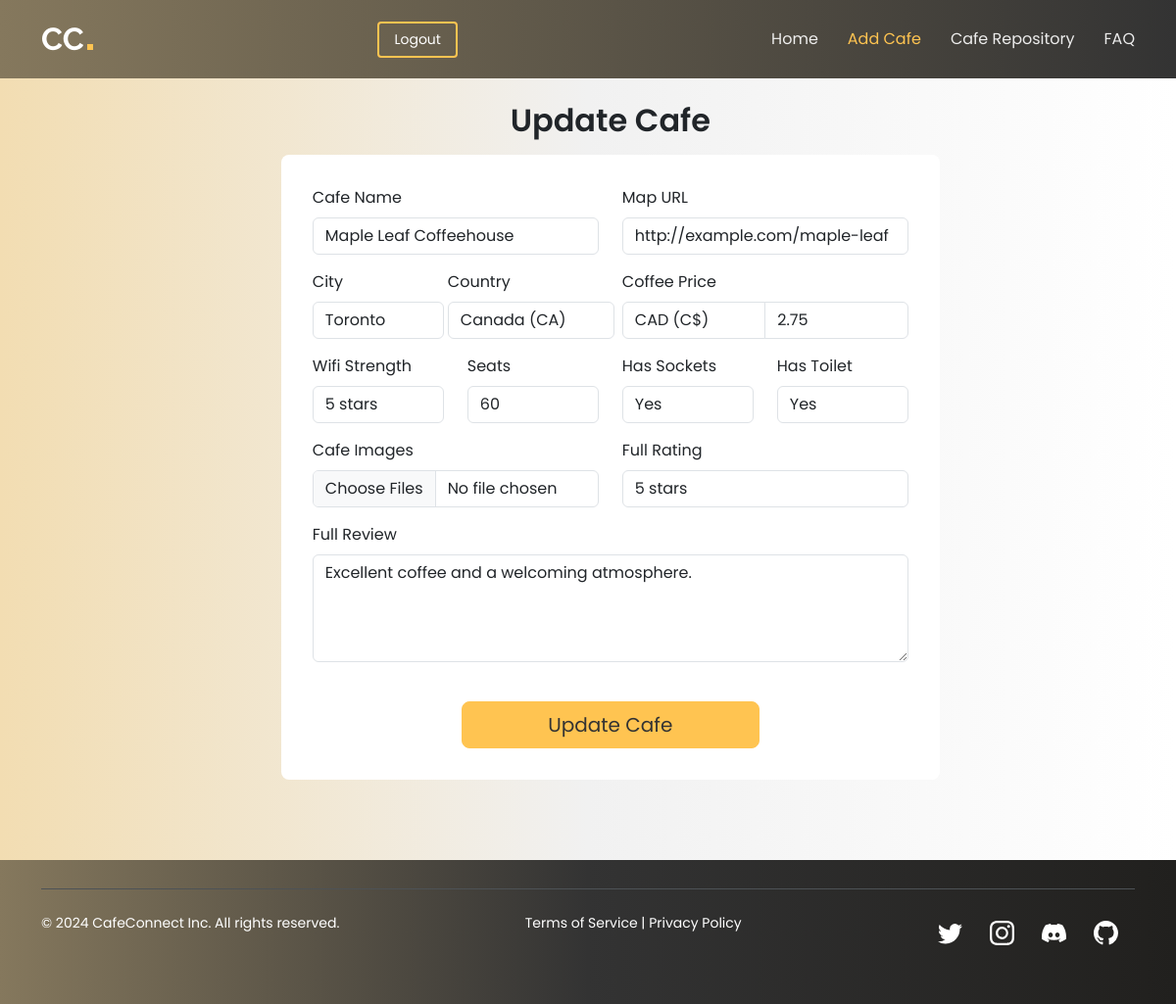
Screenshot of /update/7 (signed in) with the database file from the repository.
### app/main/models.py (models this page shows, shortened)
class Cafe(db.Model):
    id = db.Column(db.Integer, primary_key=True)
    name = db.Column(db.String(30), unique=True, nullable=False)
    map_url = db.Column(db.String(350), nullable=False)
    city = db.Column(db.String(30), nullable=False)
    country = db.Column(db.String(20), nullable=False)
    currency = db.Column(db.String(10), nullable=True)
    coffee_price = db.Column(db.String(10), nullable=False)
    wifi_strength = db.Column(db.Integer, nullable=True)
    seats = db.Column(db.Integer, nullable=False)
    has_sockets = db.Column(db.Boolean, nullable=False)
    has_toilet = db.Column(db.Boolean, nullable=False)
    images = db.Column(db.String, nullable=True)
    full_review = db.Column(db.String(300), nullable=True)
    full_rating = db.Column(db.Integer, nullable=False)

### app/main/routes.py (the view, shortened to what this page needs)
@main.route('/update/<int:cafe_id>', methods=['GET', 'PATCH', 'POST'])
@login_required
@admin_required
def update_cafe(cafe_id):
    cafe = Cafe.query.get(cafe_id)
    if not cafe:
        flash('Cafe not found!', 'error')
        return redirect(url_for('main.give_feedback', action='notfound'))
    form = CafeForm(obj=cafe)
    if request.method == 'GET':
        return render_template('update.html', form=form, cafe=cafe)
    return render_template('update.html', form=form, cafe=cafe)

### app/main/__init__.py (called while the page is built)
@login_manager.user_loader
def load_user(user_id):
    from app.main.models import User
    return User.query.get(int(user_id))

### app/main/routes.py (called while the page is built)
def admin_required(func):
    @wraps(func)
    def wrapper(*args, **kwargs):
        if not current_user.is_authenticated:
            return jsonify({'message': 'Authentication required! Please log in.'}), 401
        if not current_user.is_admin:
            return jsonify({'message': 'Access denied! Admin privileges required.'}), 403
        return func(*args, **kwargs)
    return wrapper

### app/main/templates/update.html (shortened to what this page needs)
<!DOCTYPE html>
<html lang="en">
<head>
    <link href="../static/css/bootstrap/vendor_1/bootstrap.min.css" rel="stylesheet">
    <link href="../static/css/bootstrap/vendor_2/bootstrap-icons/bootstrap-icons.css" rel="stylesheet">
    <link href="../static/css/bootstrap/vendor_2/aos/aos.css" rel="stylesheet">
    <link href="https://unpkg.com/aos@2.3.4/dist/aos.css" rel="stylesheet">
    <link href="../static/css/custom/custom.css" rel="stylesheet">
    <link href="../static/css/custom/main.css" rel="stylesheet">
</head>
<body>
    <header class="header d-flex align-items-center fixed-top" id="header">
        <div class="container-fluid container-xl position-relative d-flex align-items-center justify-content-between">
            <a class="logo d-flex align-items-center me-auto me-lg-0" href="{{ url_for('main.home') }}">
                <h1 class="sitename">CC</h1>
                <span class="square-period-logo"></span>
            </a>
            <nav class="navmenu" id="navmenu">
                <ul>
                    <li><a href="{{ url_for('main.home') }}">Home</a></li>
                    <li class="active"><a href="{{ url_for('main.add_cafe') }}">Add Cafe</a></li>
                    <li><a href="{{ url_for ('main.get_all_cafes') }}">Cafe Repository</a></li>
                    <li><a href="#">FAQ</a></li>
                </ul>
            </nav>
            <a class="btn-getstarted" href="{{ url_for('main.logout') }}">Logout</a>
        </div>
    </header>
    <main>
        <div class="container">
            <div class="row justify-content-center">
                <div class="col-md-8 custom-offset-md">
                    <div class="form-container">
                        <h2 class="h2" style="font-family: var(--nav-font)">Update Cafe</h2>
                        <form action="{{ url_for('main.update_cafe', cafe_id=cafe.id) }}" enctype="multipart/form-data"
                              id="updateCafeForm" method="POST">
                            <div class="row mb-3">
                                <div class="col-md-6" id="nameDiv">
                                    <label class="form-label" for="nameDiv">Cafe Name</label>
                                    {{ form.name(class_="form-control", placeholder="Enter cafe name") }}
                                </div>
                                <div class="col-md-6" id="mapUrlDiv">
                                    <label class="form-label" for="mapUrlDiv">Map URL</label>
                                    {{ form.map_url(class_="form-control", placeholder="Enter map URL") }}
                                </div>
                            </div>
                            <div class="row mb-3">
                                <div class="col-md-6">
                                    <div class="row">
                                        <div class="col-md-6" id="cityDiv">
                                            <label class="form-label" for="cityDiv">City</label>
                                            {{ form.city(class_="form-control", placeholder="Enter city") }}
                                        </div>
                                        <div class="col-md-6" id="countryDiv">
                                            <label class="form-label" for="countryDiv">Country</label>
                                            {{ form.country(class_="form-control", placeholder="Enter country") }}
                                        </div>
                                    </div>
                                </div>
                                <div class="col-md-6">
                                    <label class="form-label" for="currencyDiv">Coffee Price</label>
                                    <div class="input-group" id="currencyDiv">
                                        {{ form.currency(class_="form-control") }}
                                        {{ form.coffee_price(class_="form-control", placeholder="Price") }}
                                    </div>
                                </div>
                            </div>
                            <div class="row mb-3">
                                <div class="col-md-6">
                                    <div class="row">
                                        <div class="col-md-6" id="wifiStrengthDiv">
                                            <label class="form-label" for="wifiStrengthDiv">Wifi Strength</label>
                                            {{ form.wifi_strength(class_="form-control") }}
                                        </div>
                                        <div class="col-md-6" id="seatsDiv">
                                            <label class="form-label" for="seatsDiv">Seats</label>
                                            {{ form.seats(class_="form-control", placeholder="") }}
                                        </div>
                                    </div>
                                </div>
                                <div class="col-md-6">
                                    <div class="row">
                                        <div class="col-md-6" id="hasSocketsDiv">
                                            <label class="form-label" for="hasSocketsDiv">Has Sockets</label>
                                            {{ form.has_sockets(class_="form-control") }}
                                        </div>
                                        <div class="col-md-6" id="hasToiletDiv">
                                            <label class="form-label" for="hasToiletDiv">Has Toilet</label>
                                            {{ form.has_toilet(class_="form-control") }}
                                        </div>
                                    </div>
                                </div>
                            </div>
                            <div class="row mb-3">
                                <div class="col-md-6" id="imageDiv">
                                    <label class="form-label" for="imageDiv">Cafe Images</label>
                                    {{ form.images(class_="form-control", placeholder="Upload images", multiple=True) }}
                                </div>
                                <div class="col-md-6" id="fullRatingDiv">
                                    <label class="form-label" for="fullRatingDiv">Full Rating</label>
                                    {{ form.full_rating(class_="form-control", placeholder="") }}
                                </div>
                            </div>
                            <div class="row mb-3">
                                <div class="col-md-12" id="fullReviewDiv">
                                    <label class="form-label" for="fullReviewDiv">Full Review</label>
                                    {{ form.full_review(class_="form-control", rows="4") }}
                                </div>
                            </div>
                            <button class="btn btn-primary btn-lg py-2 get-started-btn"
                                    style="width: 50%; display: block; margin: 0 auto; margin-top: 2.5rem;"
                                    type="submit">
                                Update Cafe
                            </button>
                        </form>
                    </div>
                </div>
            </div>
        </div>
    </main>
    <footer class="footer text-white" data-bs-theme="dark">
        <div class="container text-center">
            <div class="d-flex flex-column flex-sm-row justify-content-between py-4 my-4 border-top"
                 style="border-color: #4D5256 !important">
                <p>&copy; 2024 CafeConnect Inc. All rights reserved.</p>
                <p class="mb-0">
                    <a class="terms-footer" href="#">Terms of Service</a> |
                    <a class="terms-footer" href="#">Privacy Policy</a>
                </p>
                <div class="social-links d-flex">
                    <a class="twitter d-flex align-items-center justify-content-center" href="#">
                        <svg class="bi" height="24" width="24">
                            <use xlink:href="#twitter"></use>
                        </svg>
                    </a>
                    <a class="instagram d-flex align-items-center justify-content-center" href="#">
                        <svg class="bi" height="24" width="24">
                            <use xlink:href="#instagram"></use>
                        </svg>
                    </a>
                    <a class="discord d-flex align-items-center justify-content-center" href="#">
                        <svg class="bi" height="24" width="24">
                            <use xlink:href="#discord"></use>
                        </svg>
                    </a>
                    <a class="github d-flex align-items-center justify-content-center" href="#">
                        <svg class="bi" height="24" width="24">
                            <use xlink:href="#github"></use>
                        </svg>
                    </a>
                </div>
            </div>
        </div>
    </footer>
</body>
</html>

### app/main/static/css/custom/custom.css (style rules this page uses)
.get-started-btn { background-color: var(--accent-color); border-color: var(--accent-color); color: #333333; }
.social-links a { background-color: transparent !important; padding: 0; border: none; margin-left: 3px; display: flex; align-items: center; justify-content: center; }
.social-links svg { fill: #ffffff; width: 25px; height: 25px; }
.terms-footer { color: white; }

### app/main/static/css/custom/main.css (style rules this page uses)
:root { --default-font: "Poppins", system-ui, -apple-system, "Segoe UI", Roboto, "Helvetica Neue", Arial, "Noto Sans", "Liberation Sans", sans-serif, "Apple Color Emoji", "Segoe UI Emoji", "Segoe UI Symbol", "Noto Color Emoji"; --heading-font: "Raleway", sans-serif; --nav-font: "Poppins", sans-serif; }
:root { --background-color: #333; --default-color: #444444; --heading-color: #151515; --accent-color: #ffc451; --contrast-color: #312f2f; }
:root { --nav-color: rgba(255, 255, 255, 0.905); --nav-hover-color: #ffc451; --nav-dropdown-background-color: #ffffff; --nav-dropdown-color: #212529; --nav-dropdown-hover-color: #ffc451; }
:root { --footer-background-color: #000000; }
:root { scroll-behavior: smooth; }
body { color: var(--default-color); background-color: var(--background-color); font-family: var(--default-font); }
a { color: var(--accent-color); text-decoration: none; transition: 0.3s; }
h1, h2, h3, h4, h5, h6 { color: var(--heading-color); font-family: var(--heading-font); }
.square-period-logo { display: inline-block; width: 0.2em; height: 0.2em; background-color: #ffc451; margin-left: 0.1em; vertical-align: baseline; position: relative; top: 0.5rem; }
.header { --background-color: rgba(0, 0, 0, 0.6); --heading-color: #ffffff; --contrast-color: #ffffff; color: var(--default-color); background-color: var(--background-color); padding: 10px 0; transition: all 0.5s; z-index: 997; }
.header .logo { line-height: 1; }
.header .logo h1 { font-size: 32px; margin: 0; font-weight: 700; color: var(--heading-color); }
.header .logo span { color: var(--accent-color); font-size: 32px; }
.header .btn-getstarted, .header .btn-getstarted:focus { color: var(--contrast-color); font-size: 14px; padding: 8px 30px; margin: 0 0 0 30px; border-radius: 4px; transition: 0.3s; border: 2px solid var(--accent-color); }
@media (max-width: 1200px) { .header .logo { order: 1; } }
@media (max-width: 1200px) { .header .btn-getstarted { order: 2; margin: 0 15px 0 0; padding: 6px 15px; } }
@media (max-width: 1200px) { .header .navmenu { order: 3; } }
@media (min-width: 1200px) { .navmenu { padding: 0; } }
@media (min-width: 1200px) { .navmenu ul { margin: 0; padding: 0; display: flex; list-style: none; align-items: center; } }
@media (min-width: 1200px) { .navmenu li { position: relative; } }
@media (min-width: 1200px) { .navmenu ul li.active a { color: var(--accent-color); font-weight: normal; } }
@media (min-width: 1200px) { .navmenu a, .navmenu a:focus { color: var(--nav-color); padding: 18px 15px; font-size: 16px; font-family: var(--nav-font); font-weight: 400; display: flex; align-items: center; justify-content: space-between; white-space: nowrap; transition: 0.3s; } }
@media (min-width: 1200px) { .navmenu li:last-child a { padding-right: 0; } }
@media (min-width: 1200px) { .navmenu li:hover>a, .navmenu .active, .navmenu .active:focus { color: var(--nav-hover-color); } }
.footer { --background-color: var(--footer-background-color); --default-color: #ffffff; --heading-color: #ffffff; color: var(--default-color); background-color: var(--background-color); font-size: 14px; position: relative; }
.footer .social-links a { color: color-mix(in srgb, var(--default-color), transparent 30%); background-color: color-mix(in srgb, var(--default-color) 5%, white 10%); display: flex; align-items: center; justify-content: center; width: 40px; height: 40px; border-radius: 4px; font-size: 16px; margin-right: 10px; transition: 0.3s; }

### rows the page displays
Cafe: name "Maple Leaf Coffeehouse", map_url "http://example.com/maple-leaf", city "Toronto", country "Canada (CA)", currency "CAD (C$)", coffee_price "2.75", wifi_strength "5 stars", seats "60", has_sockets "Yes", has_toilet "Yes", full_rating "5 stars", full_review "Excellent coffee and a welcoming atmosphere."
